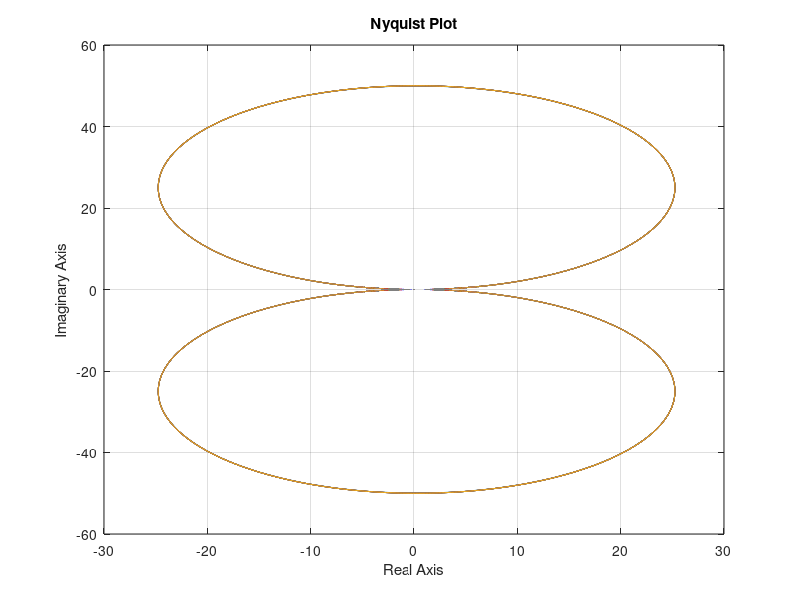

This figure's MATLAB source:
close all;
clear;
clc;

w1 = 2 * pi * (0:0.01:1000-0.1) * 1i;
w2 = 2 * pi * 1000 * exp(1i*(pi/2:-0.01:-pi/2));
w3 = 2 * pi * (-1000+0.1 : 0.01 : -0.01)* 1i;

W = [w1 w2 w3];

eta = 0.01;

figure()
grid on
for w0 = 100:100:1000
    G = w0^2 ./ (W.*W + 2*eta*w0*W + w0^2);
    plot(real(G),imag(G));
    hold on;
    grid on;
end  
title('Nyquist Plot')
xlabel('Real Axis')
ylabel('Imaginary Axis')